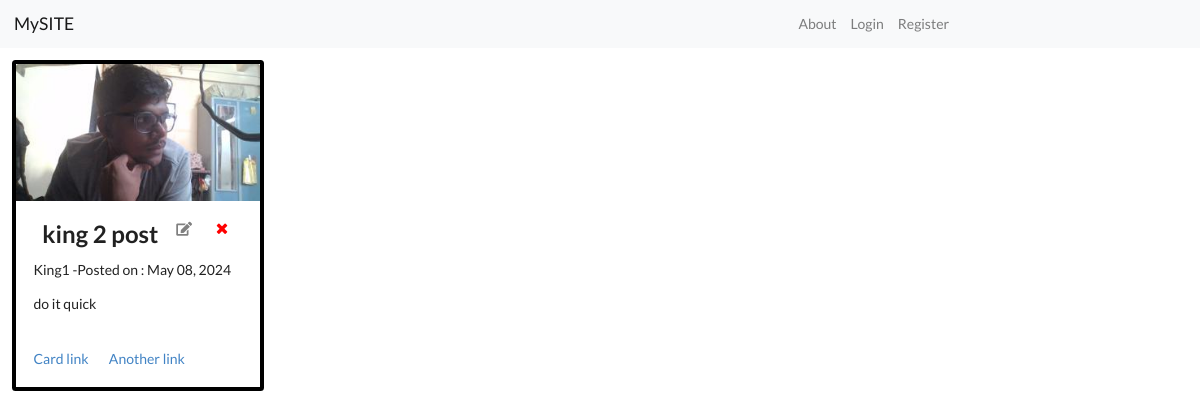
Screenshot of /post/15/ with the database file from the repository.
### blog/models.py (models this page shows, shortened)
class Post(models.Model):
    title = models.CharField(max_length=100)
    content = models.TextField()
    author = models.ForeignKey(User, on_delete=models.CASCADE)
    posted_on = models.DateTimeField(default= timezone.now)

### users/models.py (models this page shows, shortened)
class Profile(models.Model):
    user = models.OneToOneField(User, on_delete=models.CASCADE)
    profile_pic = models.ImageField(default='default.jpg', upload_to='profile_pics')

### blog/views.py (the view)
# urls.py: path('post/<int:pk>/', Post_DetailView.as_view(), name = 'detail_blog'),
class Post_DetailView(DetailView):
    model = Post

### blog/templates/blog/post_detail.html
{% extends 'blog/base.html'%}
{% block content %}
<div class="card" style="width: 18rem; border: solid black 4px; margin-left: 1%; margin-top: 1%;">
    <img src="{{object.author.profile.profile_pic.url}}" class="card-img-top" alt="...">
    <div class="card-body">
        <div style="display: flex; justify-content: space-around;">
      <h5 class="card-title" style="font-size: x-large;">{{object.title}}</h5>
      <a href="{%url 'update_blog' object.id %}"><i class="edit icon" style="color: grey;"></i></a>
      <a href="{%url 'delete_blog' object.id %}"><i class="delete icon" style="color: red;"></i></a>
    </div>
      <p class="card-text">{{object.author.username}}  -Posted on : {{object.posted_on|date:"F d, Y"}}</p>
      <p class="card-text">{{object.content}}</p>
    </div>
    <div class="card-body">
      <a href="#" class="card-link">Card link</a>
      <a href="#" class="card-link">Another link</a>
    </div>
  </div>
{% endblock %}

### rows the page displays
Post: author.profile.profile_pic (picture), title "king 2 post", author.username "King1", posted_on "May 08, 2024", content "do it quick"
